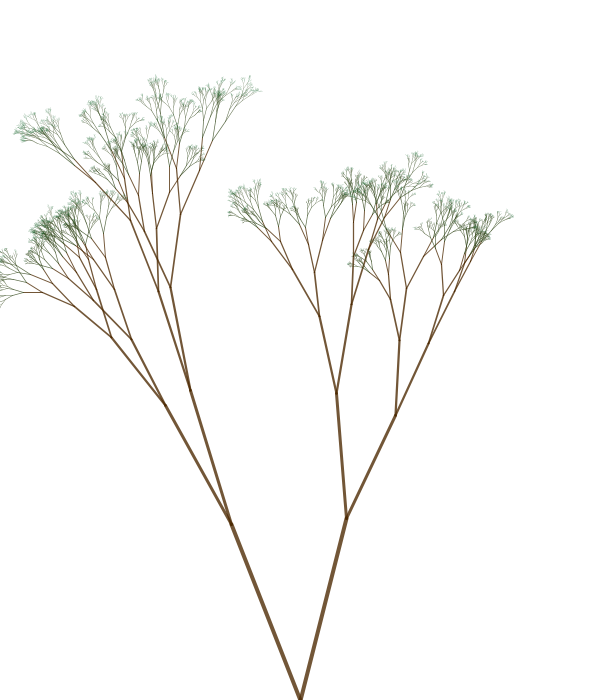
Frame 1 (no input)
Frame 60 (the mouse pressed at the canvas centre just before this capture): identical to frame 1, image omitted
Frame 120 (the mouse held since frame 60 and released just before this capture): identical to frame 1, image omitted

The Processing sketch that drew this single still picture (run headless with seeded random() and noise(); from frame 60 on, the mouse is pressed at the canvas centre):

// Processing sketch: processing_10476
// ── processing_10476.pde

ArrayList branches = new ArrayList();

void setup(){
  size(600,700);
  smooth();
  
  PVector tempPos = new PVector(width/2, height);
  PVector tempDir = new PVector((PI * 1.5) + random(PI/8), 200 - random(50));
  Branch tempBranch = new Branch(tempPos, tempDir, 4, 0);
  branches.add(tempBranch);

  tempPos = new PVector(width/2, height);
  tempDir = new PVector((PI * 1.5) - random(PI/8), 200 - random(50));
  tempBranch = new Branch(tempPos, tempDir, 4, 0);
  branches.add(tempBranch);  
}


void draw(){
  background(255);
  for(int i = 0; i < branches.size(); i++){
    Branch tempBranch = (Branch) branches.get(i);
    tempBranch.draw();
  }  
}

void keyPressed(){
  if(key == ' '){
    branches.clear();
 
    PVector tempPos = new PVector(width/2, height);
    PVector tempDir = new PVector((PI * 1.5) + random(PI/8), 200 - random(50));
    Branch tempBranch = new Branch(tempPos, tempDir, 4, 0);
    branches.add(tempBranch);
  
    tempPos = new PVector(width/2, height);
    tempDir = new PVector((PI * 1.5) - random(PI/8), 200 - random(50));
    tempBranch = new Branch(tempPos, tempDir, 4, 0);
    branches.add(tempBranch);  
  }
}

class Branch{

  PVector pos, dir, newPos, firstNewDir, secondNewDir;
  float strokeW;
  int gen;
  boolean duplicate = true;

  public Branch(PVector _pos, PVector _dir, float _strokeW, int _gen){
    pos = _pos;
    dir = _dir;
    strokeW = _strokeW;
    gen = _gen;
    newPos = new PVector((pos.x + (cos(dir.x) * dir.y)), (pos.y + (sin(dir.x) * dir.y)));
  }

  void draw(){
    stroke(75 - (gen/6*25), 40 + (gen/6*30), gen/6*25, 200);
    strokeWeight(strokeW);
    line(pos.x, pos.y, newPos.x, newPos.y);
    if(dir.y < 1){
      duplicate = false;
    }
    if(duplicate){
      growNewBranches();
      duplicate = false;
    }
  }

  void growNewBranches(){
    firstNewDir = new PVector(dir.x - random(PI/8), ((dir.y/4)*3)-random(dir.y/4));
    secondNewDir = new PVector(dir.x + random(PI/8), ((dir.y/4)*3)-random(dir.y/4));
    Branch firstBranch = new Branch(newPos, firstNewDir, (strokeW/4)*3, gen+1);
    Branch secondBranch = new Branch(newPos, secondNewDir, (strokeW/4)*3, gen+1);
    branches.add(firstBranch);
    branches.add(secondBranch);
  }

}
